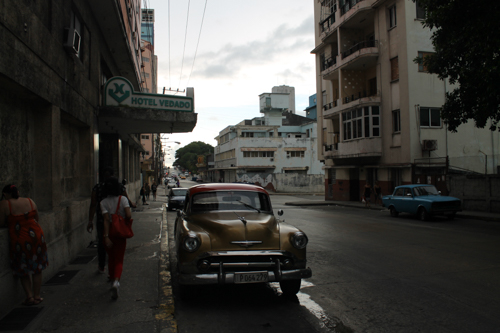
#> input picture Abgabe_1/bild01.jpg, 500 x 333 px
$ jupyter execute --allow-errors abgabe1.ipynb
#> lines starting #> are read from the running program, lines starting #| are printed output that depends on the picture
# 2D Computer Vision - Abgabe 1

[cell 1]
import cv2
import matplotlib.pyplot as plt
import numpy as np
import os
from skimage import io

# 1. Aufgabe

[cell 2]
image = io.imread('bild01.jpg')
#> image is the input picture: shape (333, 500, 3); mean R, G, B 62.9, 61.8, 58.3
plt.imshow(image)
plt.axis('off')
plt.show()

print(f"Datentyp des Bildes: {type(image)}")
#| Datentyp des Bildes: <class 'numpy.ndarray'>
print(f"Ausgabe des Numpy Arrays: {image}")
#> (printed output is left out)

3. Wie ist ein Numpy Array aufgebaut?
- Array in Array, die jeweils 3 Werte beinhalten
- die Werte stehen für RGB und legen den Wert des Pixels fest

4. Farbkanäle

[cell 3]
red, green, blue = cv2.split(image)
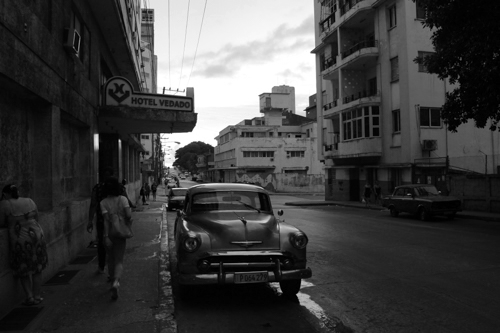
#> red: shape (333, 500); min 0, max 255, mean 62.9
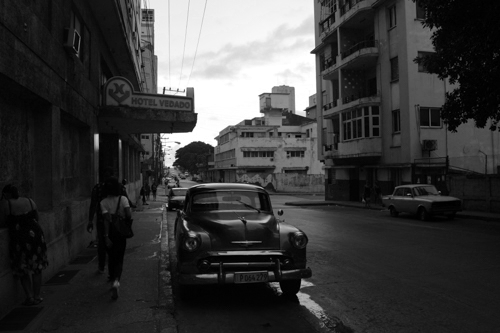
#> blue: shape (333, 500); min 0, max 255, mean 58.3
fig, axs = plt.subplots(1, 3, figsize=(15, 5))

axs[0].imshow(red, cmap="Reds")
axs[1].imshow(green, cmap="Greens")
axs[2].imshow(blue, cmap="Blues")

for ax in axs:
    ax.axis("off")

plt.show()
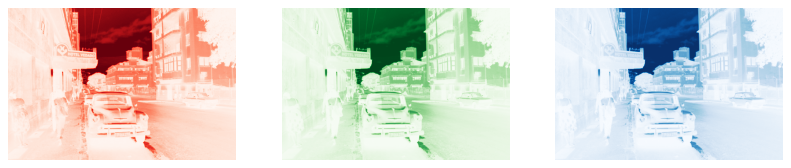
#> figure drawn by matplotlib, 3 panels

5. Horizontale Spiegelung

[cell 4]
horizontal_img = [list(reversed(row)) for row in image]
#> horizontal_img = 333 items
plt.imshow(horizontal_img)
plt.axis('off')
plt.show()
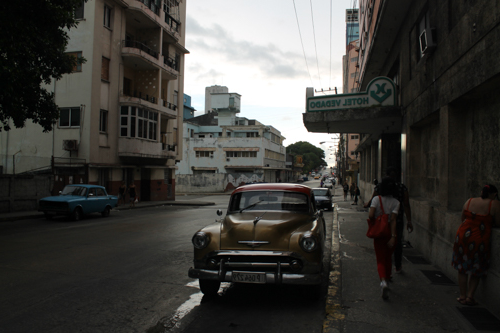
#> shown: shape (333, 500, 3); mean R, G, B 62.9, 61.8, 58.3

# 2. Aufgabe
2. Bilder einlesen

[cell 5]
images = []
for file in os.listdir('.'):
    if file.endswith(('.jpg', '.png')):
        img = io.imread(file)
        images.append(img)

fig, axs = plt.subplots(1, len(images), figsize=(15, 5))

for i, img in enumerate(images):
    axs[i].imshow(img)
    axs[i].axis('off')

plt.tight_layout()
plt.show()
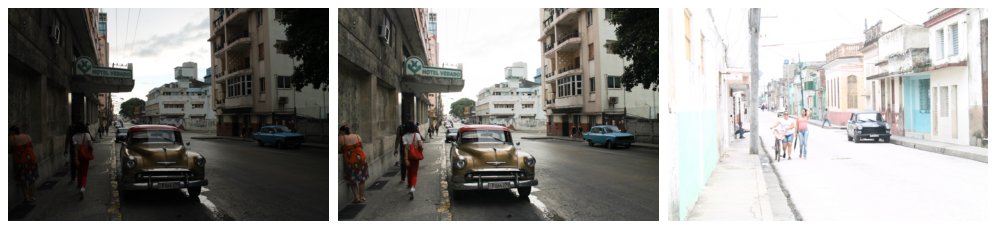
#> figure drawn by matplotlib, 3 panels

3. Histogramm für ein Bild berechnen

#> (a cell that did not finish here is left out)

[cell 7]
#Eigene Implementierung

def gray_converter(image):
     gray_image = 0.2989 * image[:, :, 2] + 0.5870 * image[:, :, 1] + 0.1140 * image[:, :, 0]
     return gray_image

def computeHisto(gray_image):
     hist = np.zeros(256, dtype=int)
     for pixel in gray_image.flatten():
        hist[int(pixel)] += 1
     return hist

#> (the rest of this cell did not finish here and is left out)

4. Histogramm für alle Bilder

[cell 8]
for i, img in enumerate(images):
    gray_image =  gray_converter(img)
    histo = computeHisto(gray_image)

    plt.figure(figsize=(6, 3))
    plt.bar(range(256), histo)
    plt.title(f"Histogramm Bild {i+1}")
    plt.xlabel("Intensitätswert i")
    plt.ylabel("Pixelanzahl h(i)")

    plt.show()
#> this loop made 3 passes
#> pass 1, `plt.show()`:
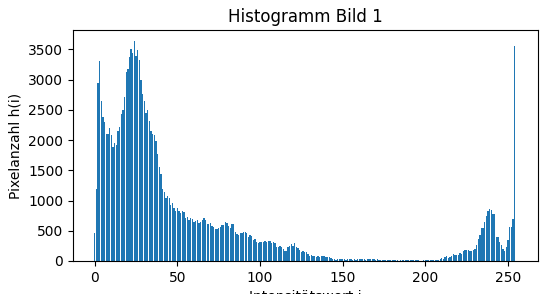
#> figure drawn by matplotlib, 1 panel; tallest bar 3639 high, from x = 23.6 to 24.4
#> pass 3, in gray_converter (call 3), `gray_image = 0.2989 * image[:, :, 2] + 0.5870 * image[:, :, 1] + 0.114..`:
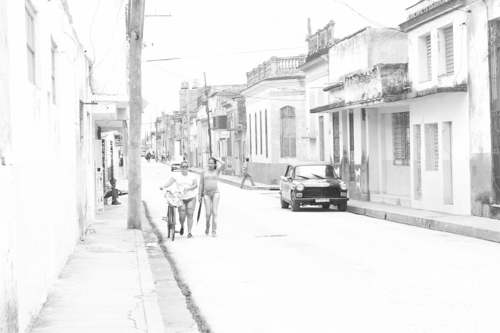
#> gray_image: shape (333, 500) float64; min 41.15, max 255, mean 232.3

a) Welche Aufnahmefehler sind in 01 und 03 zu erkennen? Woran ist dies im Histogramm erkennbar?

Bild 1:
- keine gleichmäßige, ideale Verteilung
- starke Peaks an Grenzwerten --> Belichtungsfehler (Unter- und Überlichtung
    --> Sättigungseffekt
- Hohe Differenz zwischen max Intensitätswert und min Intensitätswert --> hoher Kontrast
- nicht alle Intensitätswerte kommen vor, es gibt Lücken --> keine volle Dynamik

Bild 3:
- Werte (Peaks) weit rechts, helle Farbwerte --> Überbelichtung (viele Werte bei 255)
- keine schwarz Werte, mehr weiß Werte --> niedriger Kontrast
- Intensitätswerte zwischen 60 und 256 --> niedrige Dynamik

b) Bild01 ist das aufgenommene Bild. Bild02 wurde nachbearbeitet. Die Helligkeit wurde erhöht. Woran ist dies im Histogramm erkennbar? Welche Daten gehen dabei verloren?

- Helligkeit erhöhen heißt jeden Pixel mit einem Helligkeitswert zu addieren --> Verschiebung der Balken nach rechts, weil die Intensitätswerte höher werden (die Häufung der Werte links werden nach rechts ausgeglichen)
- viele Pixel, die eigentlich über 255 liegen würden (z. B. 260), wurden auf 255 abgeschnitten
--> Bild verliert Details im hellen Bereich
- kein idealer Kontrast

c) Bild04 ist das aufgenommene Bild. Bild05 wurde einem Bearbeitungsschritt unterzogen. Was wurde in Bild05 verändert? Woran kann man dies in seinem Histogramm erkennen?
- Kontrasterhöhung?
--> größere Spannweite, also Werteverteilung in die Breite
--> Peaks wurden erhalten, teilweise erhöht

5. Punktoperation mithilfe einer Lookup-Tabelle

a) In Aufgabe (4b) gingen Daten beim Aufhellen eines Bildes verloren. Wie konnte dies vermieden werden?
- indem man sicherstellt, dass der Helligkeitswert eines Pixels nicht über den maximalen Wert hinausgeht (also 0 - 255)

[cell 9]
def lookup_table(gamma, K=256):
#> called with gamma = 0.6, K = 256
    aMax = K - 1

    lut = np.zeros(K, dtype=np.uint8)

    for a in range(K):
        aa = a / aMax #scale [0,1]
        bb = np.power(aa, gamma) #gamma function
        b = np.round(bb * aMax).astype(np.uint8) #scale back [0,255]
        lut[a] = b
    return lut

def apply_lut(image, lut):
    return cv2.LUT(image, lut)
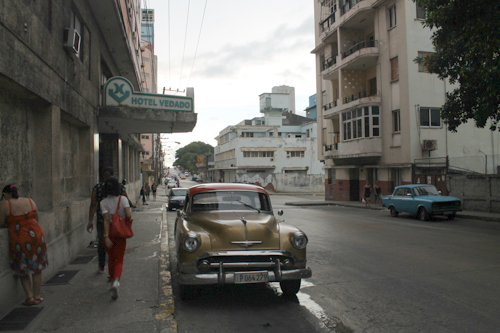
#> returned value: shape (333, 500, 3); mean of channels 0, 1, 2 97.3, 96, 91.3; drawn as R, G, B

gamma = 0.6

lut = lookup_table(gamma)
brightened_image = apply_lut(images[0], lut)

plt.figure(figsize=(10, 5))

plt.subplot(1, 2, 1)
plt.title('Originalbild')
plt.imshow(images[0], cmap='gray')
plt.axis('off')

plt.subplot(1, 2, 2)
plt.title('Aufgehelltes Bild')
plt.imshow(brightened_image, cmap='gray')
plt.axis('off')

gray_image = gray_converter(images[0])
histo = computeHisto(gray_image)

gray_brightened_image = gray_converter(brightened_image)
#> in gray_converter (call 5), `gray_image = 0.2989 * image[:, :, 2] + 0.5870 * image[:, :, 1] + 0.114..`:
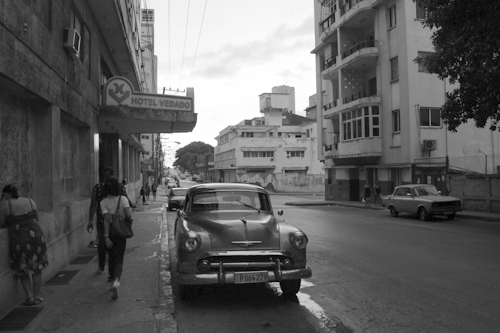
#> gray_image: shape (333, 500) float64; min 0, max 255, mean 94.7
histo_brightened = computeHisto(gray_brightened_image)

plt.figure(figsize=(10, 5))
plt.subplot(1, 2, 1)
plt.title('Histogramm Originalbild')
plt.bar(np.arange(256), histo)
plt.xlim(0, 255)

plt.subplot(1, 2, 2)
plt.title('Histogramm Aufgehelltes Bild')
plt.bar(np.arange(256), histo_brightened)
plt.xlim(0, 255)

plt.show()
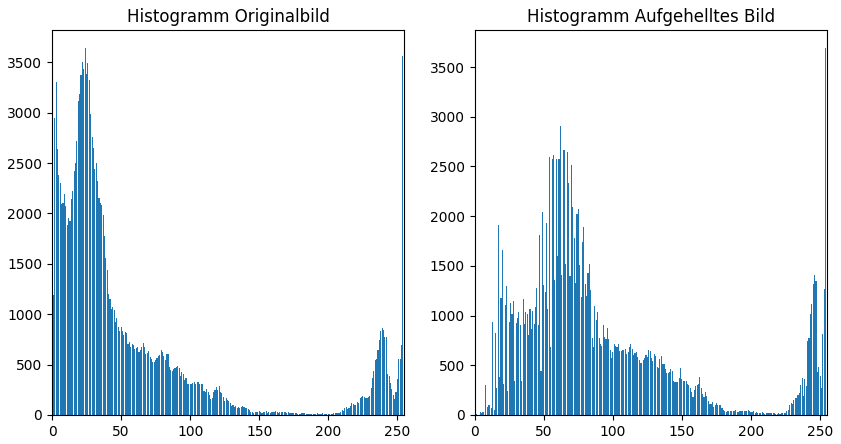
#> figure drawn by matplotlib, 2 panels; panel 1: tallest bar 3639 high, from x = 23.6 to 24.4; panel 2: tallest bar 3688 high, from x = 253.6 to 254.4
